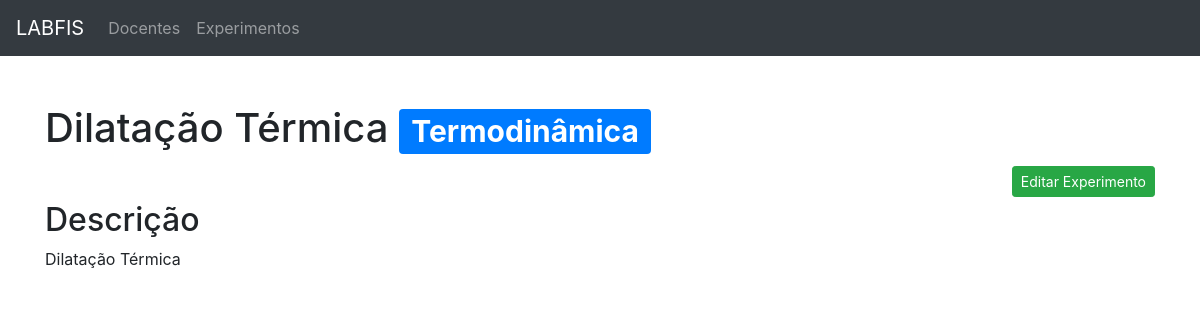
The app's page /experimento/4, older data.
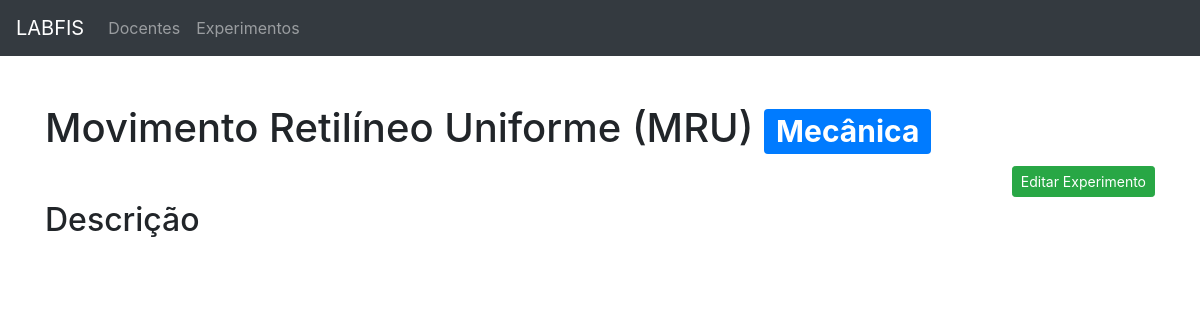
The same page, newer data.
### models.py (models this page shows, shortened)
class Experimento(db.Model):
    __tablename__ = 'experimentos'
    id = db.Column(db.Integer, primary_key=True)
    nome = db.Column(db.String(120), unique=True, nullable=False)
    descricao = db.Column(db.Text, nullable=True)
    area_id = db.Column(db.Integer, db.ForeignKey('areas.id'), nullable=False)
    arquivos = db.relationship('Arquivo', backref='experimentos', cascade = "all,delete", lazy=True)
    agendamentos = db.relationship('Agendamento', backref='experimentos', lazy=True)

class Area(db.Model):
    __tablename__ = 'areas'
    id = db.Column(db.Integer, primary_key=True)
    nome = db.Column(db.String(80), unique=True, nullable=False)
    experimentos = db.relationship('Experimento', backref='areas', lazy=True)

### app.py (the view)
@app.route('/experimento/<int:id>')
def get_experimento(id):
    areas = Area.query.all()
    experimento = Experimento.query.filter_by(id=id).first()
    return render_template('experimento_detalhes.html', areas=areas, experimento=experimento)

### app.py (called while the page is built)
@app.context_processor
def inject_enumerate():
    return dict(enumerate=enumerate)

### templates/experimento_detalhes.html
{% extends "base.html" %}
{% from "macros.html" import modal_macro, form_macro_experimento %}
{% block content_title %}{{experimento.nome}} <span class="badge badge-primary">{{experimento.areas.nome}}</span>{% endblock %}
{% block content %}
<div class="text-right">
    {{ modal_macro('success', 'Editar Experimento', 'editar_experimento' + experimento.id | string, 'Editar Experimento', 'Editar Experimento', form_macro_experimento(action=url_for('update_experimento', id=experimento.id), areas=areas, experimento=experimento)) }}
</div>
<h2>Descrição</h2>
<p>{{experimento.descricao}}</p>
{% endblock %}

Row changes from the older to the newer data that the page shows:
no longer on this page (row unchanged): Area: areas.nome "Termodinâmica"
changed Experimento: nome "Dilatação Térmica" → "Movimento Retilíneo Uniforme (MRU)"; descricao "Dilatação Térmica" → (not shown)
now on this page (row unchanged): Area: areas.nome "Mecânica"
